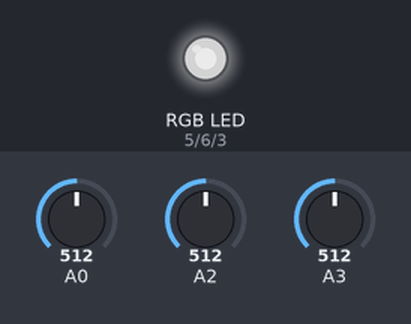
Recording of a sketch running on a simulated Arduino Uno, built with avr-gcc and run on an emulated ATmega328P. On the bench: an RGB LED mixed from three pins (HIGH = lit). The inputs (shaded band) are chosen by the test bench; at power-on: A0 = 512, A2 = 512, A3 = 512. Dim RGB values are drawn brighter than linear.

Above: at 1.2 s.
1.3 s: A0 set to 306
At 1.7 s:
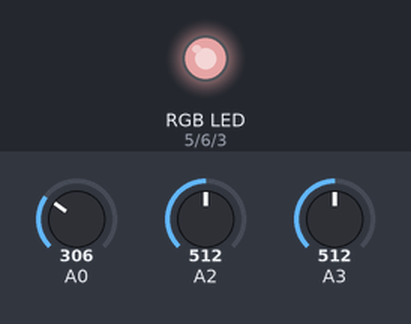
2.8 s: A2 set to 306
At 4.0 s:
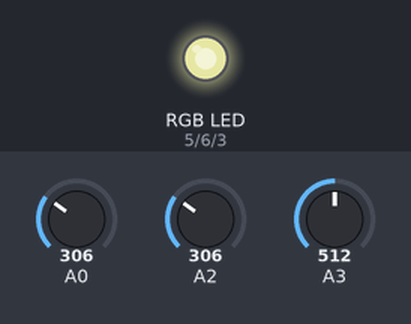
4.3 s: A3 set to 306
At 5.5 s:
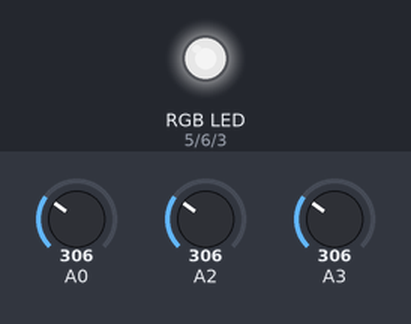
5.8 s: A0 set to 122
At 6.9 s:
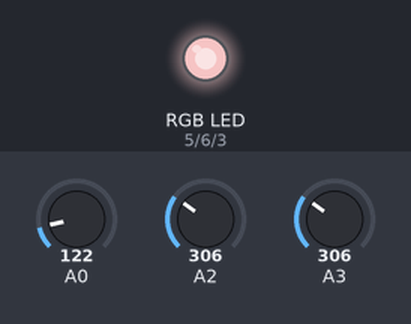
7.3 s: A2 set to 122
At 8.2 s:
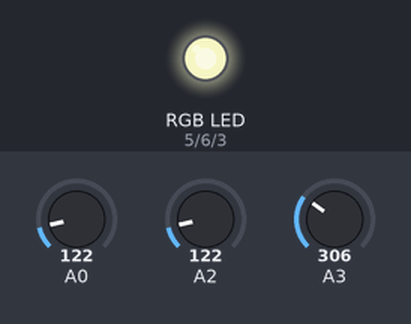
8.8 s: A3 set to 122
At 9.6 s:
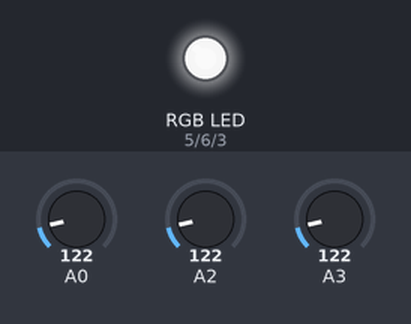
Timing chart, 0 to 11.3 s (numbered marks = the images above; inputs shaded):
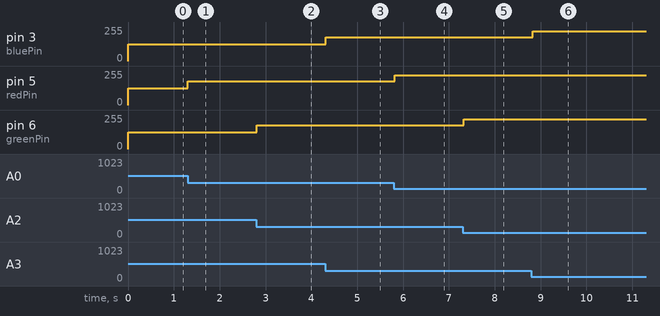

Measured:
- after the input at 1.3 s, pin 5 (redPin): 127/255 → 179/255 at once
- after the input at 2.8 s, pin 6 (greenPin): 127/255 → 179/255 at once
- after the input at 4.3 s, pin 3 (bluePin): 127/255 → 179/255 at once
- after the input at 5.8 s, pin 5 (redPin): 179/255 → 225/255 at once
- after the input at 7.3 s, pin 6 (greenPin): 179/255 → 225/255 at once
- after the input at 8.8 s, pin 3 (bluePin): 179/255 → 225/255 at once

The sketch:

Exp9.ino
```cpp
// RGB LED control with potentiometers

// LED pins
int redPin = 5;
int greenPin = 6;
int bluePin = 3;

void setup() {
  pinMode(redPin, OUTPUT);
  pinMode(greenPin, OUTPUT);
  pinMode(bluePin, OUTPUT);
}

void loop() {
  // Read and map potentiometer values directly
  int red = analogRead(A0) / 4;
  int green = analogRead(A2) / 4;
  int blue = analogRead(A3) / 4;

  // Set LED color (common-anode LED)
  analogWrite(redPin, 255 - red);
  analogWrite(greenPin, 255 - green);
  analogWrite(bluePin, 255 - blue);

  delay(100);
}

/*
Problem Statement:
To change the color of the RGB LED using the input from 3 different potentiometers, using
Arduino.
Code:
const int rPin = 9;
// PWM pin for Red color
const int gPin = 10;   // PWM pin for Green color
const int bPin = 11;   // PWM pin for Blue color
const int rPotPin = A0;  // Analog input pin for Red potentiometer
const int gPotPin = A1;  // Analog input pin for Green potentiometer
const int bPotPin = A2;  // Analog input pin for Blue potentiometer
void setup() {
// Set RGB LED pins as output
pinMode(rPin, OUTPUT);
pinMode(gPin, OUTPUT);
pinMode(bPin, OUTPUT);
Serial.begin(9600);
}
void loop() {
// Read the potentiometer values
int rValue = analogRead(rPotPin);
int gValue = analogRead(gPotPin);
int bValue = analogRead(bPotPin);
// Map the potentiometer values to a range of 0 to 255 (PWM range)
rValue = map(rValue, 0, 1023, 0, 255);
gValue = map(gValue, 0, 1023, 0, 255);
bValue = map(bValue, 0, 1023, 0, 255);
// Set the color of the RGB LED using PWM
analogWrite(rPin, rValue);
analogWrite(gPin, gValue);
analogWrite(bPin, bValue);
// Print values to Serial Monitor
Serial.print("\n\nRed: ");
Serial.print(rValue);
Serial.print("  Green: ");
Serial.print(gValue);
Serial.print("  Blue: ");
Serial.print(bValue);
delay(50); // Small delay for stability
}
*/
```
